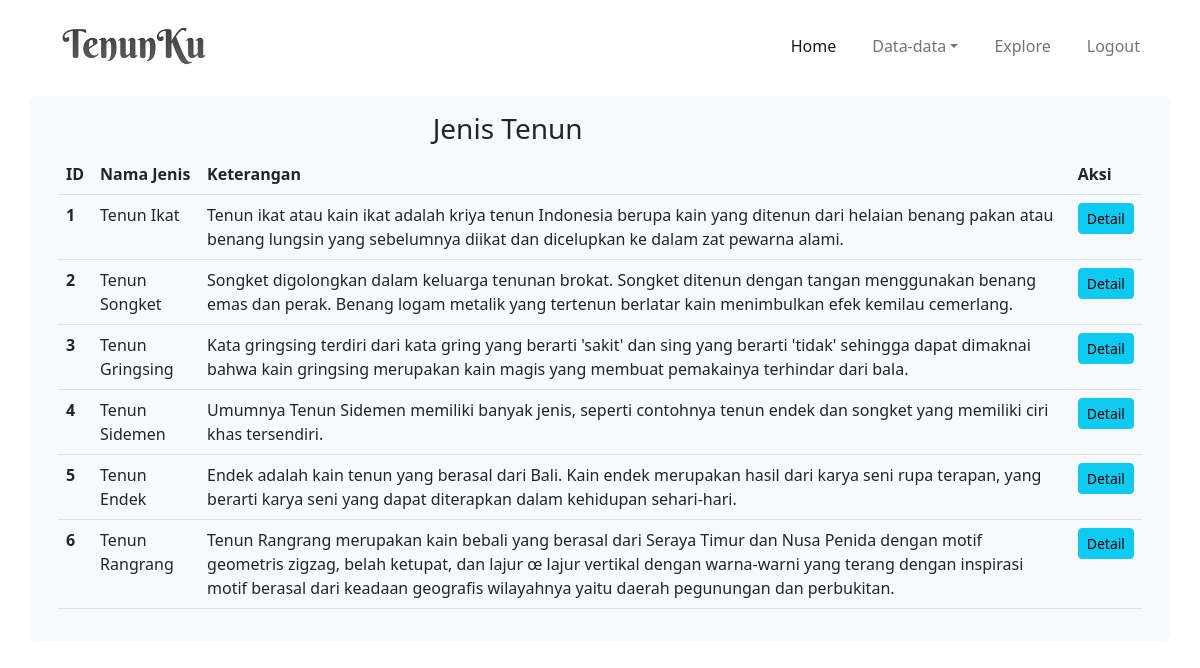
Page /admin/tenundata.php on the committed database.
### tables this page shows
CREATE TABLE `jenis_barang` (
  `kode_jenis` int(12) NOT NULL,
  `pict_tenun` varchar(255) NOT NULL,
  `nama_jenis` varchar(255) NOT NULL,
  `keterangan` text NOT NULL
);

### php/function.php (called while the page is built, shortened)
<?php
include "config.php";
function getTenun()
{
    global $conn;
    $query = "SELECT * FROM jenis_barang";
    $result = mysqli_query($conn, $query);
    $rows = [];
    while ($row = mysqli_fetch_assoc($result)) {
        $rows[] = $row;
    }
    if ($result) {
        return $rows;
    } else {
        return false;
    }
}
?>

### admin/tenundata.php (the view, shortened to what this page needs)
<?php
include "../php/function.php";
?>
<!DOCTYPE html>
<html lang="en">
<head>
    <link href="https://cdn.jsdelivr.net/npm/bootstrap@5.2.2/dist/css/bootstrap.min.css" rel="stylesheet"
 />
    <link rel="stylesheet" href="../css/styles.css" />
</head>
<body>
    <nav class="navbar navbar-light navbar-expand-lg fixed-top navbar-shrink py-3" id="mainNav">
        <div class="container">
            <a href="index.html"><img src="../img/tenun logo.png" alt="" /></a>
            <div class="collapse navbar-collapse" id="navcol-1">
                <ul class="navbar-nav ms-auto">
                    <li class="nav-item"><a class="nav-link active" href="index.php">Home</a></li>
                    <li class="nav-item dropdown">
                        <a class="nav-link dropdown-toggle" href="#" role="button" data-bs-toggle="dropdown"
                            aria-expanded="false">Data-data</a>
                    </li>
                    <li class="nav-item"><a class="nav-link" href="#logoOur">Explore</a></li>
                    <li class="nav-item"><a class="nav-link" href="../logout.php">Logout</a></li>
                </ul>
            </div>
        </div>
    </nav>
    <div class="container">
        <div class="row bg-light rounded p-3 my-3">
            <div class="col-10">
                <h3 class="text-center">Jenis Tenun</h3>
            </div>
            <div class="table-responsive">
                <table class="table">
                    <thead>
                        <tr>
                            <th scope="col">ID</th>
                            <th scope="col">Nama Jenis</th>
                            <th scope="col">Keterangan</th>
                            <th scope="col">Aksi</th>
                        </tr>
                    </thead>
                    <tbody>
                        <?php
                        $tenun = getTenun();
                        $i = 1;
                        if (count($tenun) > 0): ?>
                        <?php foreach ($tenun as $item): ?>
                        <tr>
                            <th>
                                <?= $i ?>
                            </th>
                            <td>
                                <?= $item["nama_jenis"] ?>
                            </td>
                            <td>
                                <?= $item["keterangan"] ?>
                            </td>
                            <td>
                                <button type="button" class="btn btn-info btn-sm" data-bs-toggle="modal"
                                    data-bs-target="#exampleModal<?= $item["kode_jenis"] ?>">
                                    Detail
                                </button>
                            </td>
                        </tr>
                        <?php $i++; ?>
                        <?php endforeach; ?>
                        <?php else: ?>
                        <tr>
                            <td colspan="4" class="text-center">Tidak ada data</td>
                        </tr>
                        <?php endif; ?>
                    </tbody>
                </table>
            </div>
        </div>
</body>
</html>

### css/styles.css (style rules this page uses)
* { margin: 0; padding: 0; box-sizing: border-box; }
body { padding-top: 5rem; padding-bottom: 3rem; overflow-x: hidden !important; }
.container { box-sizing: border-box; display: block; }
#mainNav { list-style-type: none; background-color: rgb(255, 255, 255); top: 0; position: fixed; width: 100%; z-index: 99; }
img { width: 150px; height: 40px; }
.nav-item { padding: 10px; }

### rows in the picture
jenis_barang: nama_jenis "Tenun Ikat", keterangan "Tenun ikat atau kain ikat adalah kriya tenun Indonesia berupa kain yang ditenun dari helaian benang pakan atau benang lungsin yang sebelumnya diikat dan dicelupkan ke dalam zat pewarna alami."
jenis_barang: nama_jenis "Tenun Songket", keterangan "Songket digolongkan dalam keluarga tenunan brokat. Songket ditenun dengan tangan menggunakan benang emas dan perak. Benang logam metalik yang tertenun berlatar kain menimbulkan efek kemilau cemerlang."
jenis_barang: nama_jenis "Tenun Gringsing", keterangan "Kata gringsing terdiri dari kata gring yang berarti 'sakit' dan sing yang berarti 'tidak' sehingga dapat dimaknai bahwa kain gringsing merupakan kain magis yang membuat pemakainya terhindar dari bala."
jenis_barang: nama_jenis "Tenun Sidemen", keterangan "Umumnya Tenun Sidemen memiliki banyak jenis, seperti contohnya tenun endek dan songket yang memiliki ciri khas tersendiri."
jenis_barang: nama_jenis "Tenun Endek", keterangan "Endek adalah kain tenun yang berasal dari Bali. Kain endek merupakan hasil dari karya seni rupa terapan, yang berarti karya seni yang dapat diterapkan dalam kehidupan sehari-hari."
jenis_barang: nama_jenis "Tenun Rangrang", keterangan "Tenun Rangrang merupakan kain bebali yang berasal dari Seraya Timur dan Nusa Penida dengan motif geometris zigzag, belah ketupat, dan lajur œ lajur vertikal dengan warna-warni yang terang dengan inspirasi motif berasal dari keadaan geografis wilayahnya yaitu daerah pegunungan dan perbukitan."
